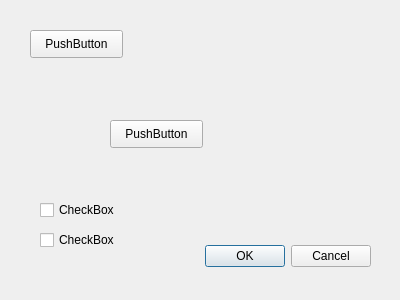
<?xml version="1.0" encoding="UTF-8"?>
<ui version="4.0">
 <class>ImageDialog</class>
 <widget class="QDialog" name="ImageDialog">
  <property name="geometry">
   <rect>
    <x>0</x>
    <y>0</y>
    <width>400</width>
    <height>300</height>
   </rect>
  </property>
  <property name="windowTitle">
   <string>Dialog</string>
  </property>
  <widget class="QDialogButtonBox" name="buttonBox">
   <property name="geometry">
    <rect>
     <x>30</x>
     <y>240</y>
     <width>341</width>
     <height>32</height>
    </rect>
   </property>
   <property name="orientation">
    <enum>Qt::Horizontal</enum>
   </property>
   <property name="standardButtons">
    <set>QDialogButtonBox::Cancel|QDialogButtonBox::Ok</set>
   </property>
  </widget>
  <widget class="QPushButton" name="pushButton">
   <property name="geometry">
    <rect>
     <x>30</x>
     <y>30</y>
     <width>93</width>
     <height>28</height>
    </rect>
   </property>
   <property name="text">
    <string>PushButton</string>
   </property>
  </widget>
  <widget class="QPushButton" name="pushButton_2">
   <property name="geometry">
    <rect>
     <x>110</x>
     <y>120</y>
     <width>93</width>
     <height>28</height>
    </rect>
   </property>
   <property name="text">
    <string>PushButton</string>
   </property>
  </widget>
  <widget class="QCheckBox" name="checkBox">
   <property name="geometry">
    <rect>
     <x>40</x>
     <y>200</y>
     <width>81</width>
     <height>20</height>
    </rect>
   </property>
   <property name="text">
    <string>CheckBox</string>
   </property>
  </widget>
  <widget class="QCheckBox" name="checkBox_2">
   <property name="geometry">
    <rect>
     <x>40</x>
     <y>230</y>
     <width>81</width>
     <height>20</height>
    </rect>
   </property>
   <property name="text">
    <string>CheckBox</string>
   </property>
  </widget>
 </widget>
 <resources/>
 <connections>
  <connection>
   <sender>buttonBox</sender>
   <signal>accepted()</signal>
   <receiver>ImageDialog</receiver>
   <slot>accept()</slot>
   <hints>
    <hint type="sourcelabel">
     <x>248</x>
     <y>254</y>
    </hint>
    <hint type="destinationlabel">
     <x>157</x>
     <y>274</y>
    </hint>
   </hints>
  </connection>
  <connection>
   <sender>buttonBox</sender>
   <signal>rejected()</signal>
   <receiver>ImageDialog</receiver>
   <slot>reject()</slot>
   <hints>
    <hint type="sourcelabel">
     <x>316</x>
     <y>260</y>
    </hint>
    <hint type="destinationlabel">
     <x>286</x>
     <y>274</y>
    </hint>
   </hints>
  </connection>
 </connections>
</ui>
